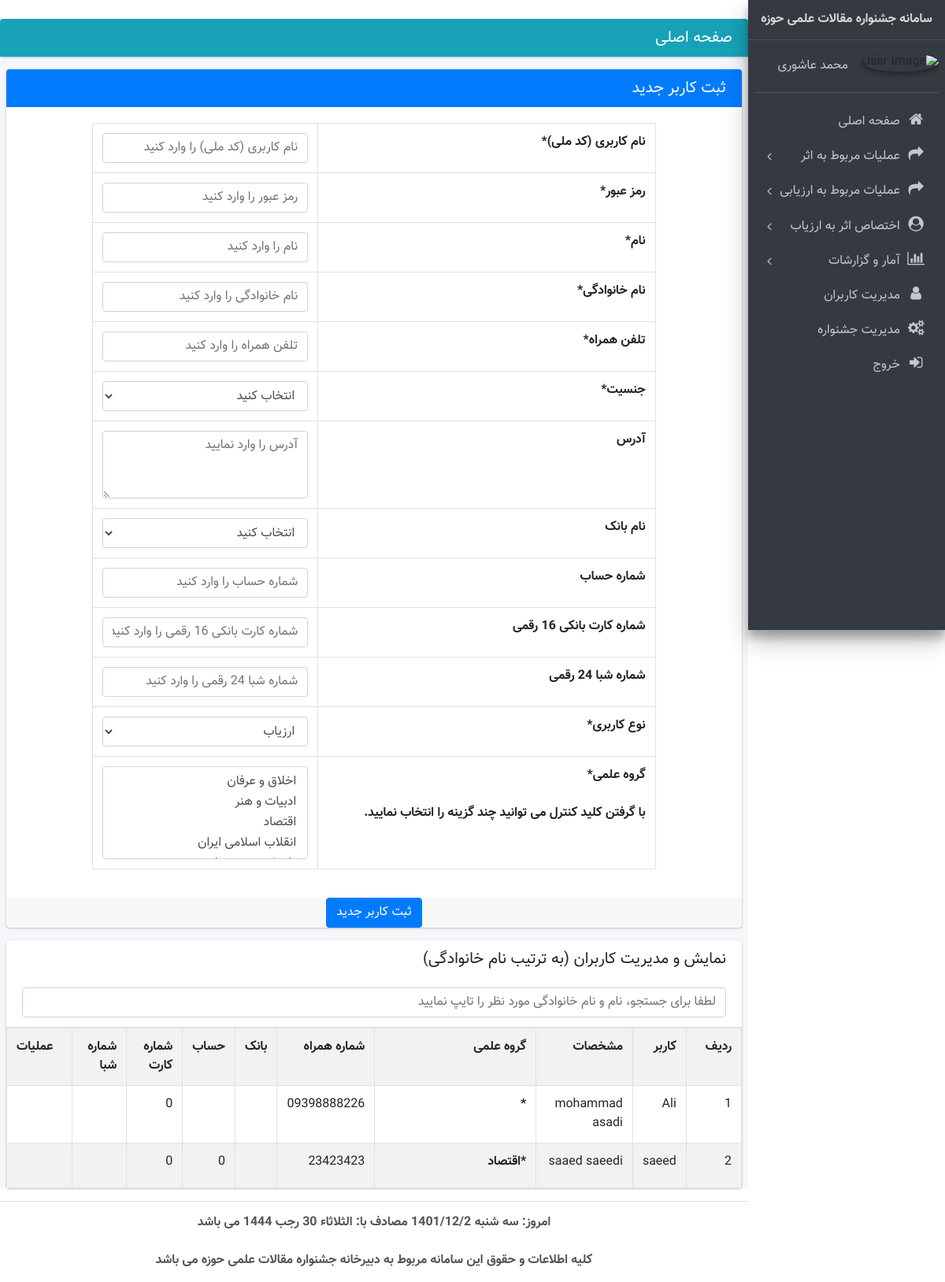
The page /user_manager.php (signed in) on the database its author committed.
### tables this page shows
CREATE TABLE IF NOT EXISTS `users` (
  `id` int NOT NULL AUTO_INCREMENT,
  `username` varchar(100) NOT NULL,
  `password` text NOT NULL,
  `name` varchar(100) NOT NULL,
  `family` varchar(100) NOT NULL,
  `gender` varchar(5) NOT NULL,
  `national_code` varchar(10) NOT NULL,
  `phone` varchar(11) DEFAULT NULL,
  `address` varchar(250) DEFAULT NULL,
  `bank_name` varchar(50) DEFAULT NULL,
  `date_added` varchar(25) NOT NULL,
  `edited_date` varchar(25) DEFAULT NULL,
  `shaba` varchar(24) NOT NULL,
  `bank_id` int DEFAULT NULL,
  `debit_card_id` int NOT NULL,
  `type` varchar(20) NOT NULL,
  `approved` tinyint NOT NULL DEFAULT '1',
  `scientific_group` varchar(100) DEFAULT NULL,
  `registrar` varchar(100) NOT NULL,
  `editor` varchar(100) DEFAULT NULL,
  PRIMARY KEY (`id`),
  KEY `users.bank_id to bank_list.id` (`bank_id`)
);

### config/jdf.php (called while the page is built, shortened)
<?php
function jdate($format,$timestamp='',$none='',$time_zone='Asia/Tehran',$tr_num='en'){
 $T_sec=0;
 $ts=$T_sec+(($timestamp==='')?time():tr_num($timestamp));
 $date=explode('_',date('H_i_j_n_O_P_s_w_Y',$ts));
 list($j_y,$j_m,$j_d)=gregorian_to_jalali($date[8],$date[3],$date[2]);
 $sl=strlen($format);
 $out='';
 for($i=0; $i<$sl; $i++){
  $sub=substr($format,$i,1);
  switch($sub){
	case'H':
	$out.=$date[0];
	break;
	case'i':
	$out.=$date[1];
	break;
	case'j':
	$out.=$j_d;
	break;
	case'l':
	$out.=jdate_words(array('rh'=>$date[7]),' ');
	break;
	case'n':
	$out.=$j_m;
	break;
	case's':
	$out.=$date[6];
	break;
	case'Y':
	$out.=$j_y;
	break;
	default:$out.=$sub;
  }
 }
 return($tr_num!='en')?tr_num($out,'fa','.'):$out;
}
function tr_num($str,$mod='en',$mf='٫'){
 $num_a=array('0','1','2','3','4','5','6','7','8','9','.');
 $key_a=array('۰','۱','۲','۳','۴','۵','۶','۷','۸','۹',$mf);
 return($mod=='fa')?str_replace($num_a,$key_a,$str):str_replace($key_a,$num_a,$str);
}
function jdate_words($array,$mod=''){
 foreach($array as $type=>$num){
  $num=(int)tr_num($num);
  switch($type){
	case'rh':
	$key=array('یکشنبه','دوشنبه','سه شنبه','چهارشنبه','پنجشنبه','جمعه','شنبه');
	$array[$type]=$key[$num];
	break;
  }
 }
 return($mod==='')?$array:implode($mod,$array);
}
function gregorian_to_jalali($gy,$gm,$gd,$mod=''){
	list($gy,$gm,$gd)=explode('_',tr_num($gy.'_'.$gm.'_'.$gd));
 $g_d_m=array(0,31,59,90,120,151,181,212,243,273,304,334);
 if($gy > 1600){
  $jy=979;
  $gy-=1600;
 }else{
  $jy=0;
  $gy-=621;
 }
 $gy2=($gm > 2)?($gy+1):$gy;
 $days=(365*$gy) +((int)(($gy2+3)/4)) -((int)(($gy2+99)/100)) +((int)(($gy2+399)/400)) -80 +$gd +$g_d_m[$gm-1];
 $jy+=33*((int)($days/12053));
 $days%=12053;
 $jy+=4*((int)($days/1461));
 $days%=1461;
 $jy+=(int)(($days-1)/365);
 if($days > 365)$days=($days-1)%365;
 if($days < 186){
  $jm=1+(int)($days/31);
  $jd=1+($days%31);
 }else{
  $jm=7+(int)(($days-186)/30);
  $jd=1+(($days-186)%30);
 }
 return($mod==='')?array($jy,$jm,$jd):$jy .$mod .$jm .$mod .$jd;
}

### user_manager.php (the view, shortened to what this page needs)
<?php include_once __DIR__.'/header.php'; ?>
<section class="content">
    <div class="card card-primary">
        <div class="card-header">
            <h3 class="card-title">ثبت کاربر جدید</h3>
        </div>
        <form role="form" method="post" action="build/php/inc/Add_User.php">
            <div class="card-body">
                <center>
                <table style="width: 80%" class="table table-bordered">
                    <tr>
                        <th>نام کاربری (کد ملی)*</th>
                        <td>
                            <input type="text" class="form-control" id="username" placeholder="نام کاربری (کد ملی) را وارد کنید" name="username">
                        </td>
                    </tr>
                    <tr>
                        <th>رمز عبور*</th>
                        <td>
                            <input type="password" class="form-control" id="password" placeholder="رمز عبور را وارد کنید" name="password">
                        </td>
                    </tr>
                    <tr>
                        <th>نام*</th>
                        <td>
                            <input type="text" class="form-control" id="name" placeholder="نام را وارد کنید" name="name">
                        </td>
                    </tr>
                    <tr>
                        <th>نام خانوادگی*</th>
                        <td>
                            <input type="text" class="form-control" id="family" placeholder="نام خانوادگی را وارد کنید" name="family">
                        </td>
                    </tr>
                    <tr>
                        <th>تلفن همراه*</th>
                        <td>
                            <input type="text" class="form-control" id="mobile" placeholder="تلفن همراه را وارد کنید" name="mobile">
                        </td>
                    </tr>
                    <tr>
                        <th>جنسیت*</th>
                        <td>
                            <select class="form-control" id="gender" name="gender">
                                <option selected disabled>انتخاب کنید</option>
                            </select>
                        </td>
                    </tr>
                    <tr>
                        <th>آدرس</th>
                        <td>
                            <textarea class="form-control" rows="3" placeholder="آدرس را وارد نمایید" id="address" name="address"></textarea>
                        </td>
                    </tr>
                    <tr>
                        <th>نام بانک</th>
                        <td>
                            <select class="form-control select2"  data-placeholder=""
                                    style="width: 100%;text-align: right" name="bank_name" id="bank_name">
                                <option disabled selected>انتخاب کنید</option>
                            </select>
                        </td>
                    </tr>
                    <tr>
                        <th>شماره حساب</th>
                        <td>
                            <input type="text" class="form-control" id="bank_id" placeholder="شماره حساب را وارد کنید" name="bank_id">
                        </td>
                    </tr>
                    <tr>
                        <th>شماره کارت بانکی 16 رقمی</th>
                        <td>
                            <input type="text" class="form-control" id="debit_card_id" placeholder="شماره کارت بانکی 16 رقمی را وارد کنید" name="debit_card_id">
                        </td>
                    </tr>
                    <tr>
                        <th>شماره شبا 24 رقمی</th>
                        <td>
                            <input type="text" class="form-control" id="shaba" placeholder="شماره شبا 24 رقمی را وارد کنید" name="shaba">
                        </td>
                    </tr>
                    <tr>
                        <th>نوع کاربری*</th>
                        <td>
                            <select class="form-control select2"  data-placeholder=""
                                    style="width: 100%;text-align: right" name="type" id="type">
                                <option value="0">ارزیاب</option>
                            </select>
                        </td>
                    </tr>
                    <tr>
                        <th>
                            گروه علمی*
                            <br><br>
                            با گرفتن کلید کنترل می توانید چند گزینه را انتخاب نمایید.
                        </th>
                        <td>
                            <select class="form-control select2"  multiple="multiple" data-placeholder="یک استان انتخاب کنید"
                                    style="width: 100%;text-align: right" name="scientific_group[]" id="scientific_group">
                                <?php
                                $query=mysqli_query($connection_maghalat,'select * from scientific_group order by name asc');
                                foreach ($query as $group_items):
                                ?>
                                <option value="<?php echo $group_items['name'] ?>"><?php echo $group_items['name'];?></option>
                                <?php endforeach; ?>
                            </select>
                        </td>
                    </tr>
                </table>
                </center>
            </div>
            <center>
                <div class="card-footer">
                    <button name="Add_User" type="submit" class="btn btn-primary">ثبت کاربر جدید</button>
                </div>
            </center>
        </form>
    </div>
    <div class="row">
        <div class="col-12">
            <div class="card">
                <div class="card-header">
                    <h3 class="card-title">نمایش و مدیریت کاربران (به ترتیب نام خانوادگی)</h3>
                    <br>
                    <div class="card-tools-user-manager">
                            <input type="search" name="table_search" class="form-control float-right" placeholder="لطفا برای جستجو، نام و نام خانوادگی مورد نظر را تایپ نمایید" onkeyup="myFunction()" id="myInput">
                    </div>
                </div>
                <div class="card-body table-responsive p-0">
                    <table class="table table-bordered table-striped" id="myTable">
                        <tr>
                            <th>ردیف</th>
                            <th>کاربر</th>
                            <th>مشخصات</th>
                            <th>گروه علمی</th>
                            <th>شماره همراه</th>
                            <th>بانک</th>
                            <th>حساب</th>
                            <th>شماره کارت</th>
                            <th>شماره شبا</th>
                            <th>عملیات</th>
                        </tr>
                        <?php
                        $a=1;
                        $SelectAllUsers=mysqli_query($connection_maghalat,"select * from users order by family asc");
                        foreach ($SelectAllUsers as $users):
                        ?>
                        <tr>
                            <td><?php echo $a;$a++; ?></td>
                            <td><?php echo $users['username']; ?></td>
                            <td><?php echo $users['name']. ' ' .$users['family']?></td>
                            <td ><?php
                                $groups=explode('||',$users['scientific_group']);
                                foreach ($groups as $itemgroups){
                                    echo '<label style="width: 180px">'.'*'.$itemgroups.'</label>'.'<br>';
                                }
                                ?></td>
                            <td><?php echo $users['phone'] ?></td>
                            <td><?php echo $users['bank_name'] ?></td>
                            <td><?php echo $users['bank_id'] ?></td>
                            <td><?php echo $users['debit_card_id'] ?></td>
                            <td><?php echo $users['shaba'] ?></td>
                            <td></td>
                        </tr>
                        <?php endforeach; ?>
                    </table>
                </div>
            </div>
        </div>
    </div>
</section>
</div>
<?php include_once __DIR__.'/footer.php'; ?>

### header.php (shortened to what this page needs)
<!DOCTYPE html>
<html lang="en" dir="rtl">
<head>
    <link rel="stylesheet" href="plugins/font-awesome/css/font-awesome.min.css">
    <link rel="stylesheet" href="dist/css/adminlte.min.css">
    <link rel="stylesheet" href="dist/css/bootstrap-rtl.min.css">
    <link rel="stylesheet" href="dist/css/custom-style.css">
    <link rel="stylesheet" href="https://maxcdn.bootstrapcdn.com/font-awesome/4.4.0/css/font-awesome.min.css">
    <link rel="stylesheet" href="/plugins/daterangepicker/daterangepicker-bs3.css">
    <link rel="stylesheet" href="plugins/iCheck/all.css">
    <link rel="stylesheet" href="plugins/colorpicker/bootstrap-colorpicker.min.css">
    <link rel="stylesheet" href="plugins/timepicker/bootstrap-timepicker.min.css">
    <link rel="stylesheet" href="/dist/css/persian-datepicker.min.css">
    <link rel="stylesheet" href="../../dist/css/bootstrap-rtl.min.css">
    <link rel="stylesheet" href="../../dist/css/custom-style.css">
</head>
<body class="hold-transition sidebar-mini">
<div class="wrapper">
-->
    <aside class="main-sidebar sidebar-dark-primary elevation-4">
        <a href="index.php" class="brand-link">
            <center>
                <span class="brand-text font-weight-bold">سامانه جشنواره مقالات علمی حوزه</span>
            </center>
        </a>
        <div class="sidebar">
            <div>
                <div class="user-panel mt-3 pb-3 mb-3 d-flex">
                    <div class="image">
                        <img src="" class="img-circle elevation-2" alt="User Image">
                    </div>
                    <div class="info">
                        <a href="#" class="d-block">محمد عاشوری</a>
                    </div>
                </div>
                <?php include_once __DIR__.'/menus.php'; ?>
            </div>
        </div>
    </aside>
    <div class="content-wrapper">
        <div class="card card-info">
            <div class="card-header">
                <h3 class="card-title">صفحه اصلی</h3>
            </div>
        </div>

### menus.php (shortened to what this page needs)
<nav class="mt-2">
    <ul class="nav nav-pills nav-sidebar flex-column" data-widget="treeview" role="menu" data-accordion="false">
        <li class="nav-item">
            <a href="index.php" class="nav-link">
                <i class="fa fa-home nav-icon"></i>
                <p>صفحه اصلی</p>
            </a>
        </li>
        <li class="nav-item has-treeview">
            <a href="#" class="nav-link">
                <i class="nav-icon fa fa-mail-forward"></i>
                <p>
                    عملیات مربوط به اثر
                    <i class="right fa fa-angle-left"></i>
                </p>
            </a>
        </li>
        <li class="nav-item has-treeview">
            <a href="#" class="nav-link">
                <i class="nav-icon fa fa-mail-forward"></i>
                <p>
                    عملیات مربوط به ارزیابی
                    <i class="right fa fa-angle-left"></i>
                </p>
            </a>
        </li>
        <li class="nav-item has-treeview">
            <a href="#" class="nav-link">
                <i class="nav-icon fa fa-user-circle"></i>
                <p>
                    اختصاص اثر به ارزیاب
                    <i class="right fa fa-angle-left"></i>
                </p>
            </a>
        </li>
        <li class="nav-item has-treeview">
            <a href="#" class="nav-link">
                <i class="nav-icon fa fa-bar-chart"></i>
                <p>
                    آمار و گزارشات
                    <i class="right fa fa-angle-left"></i>
                </p>
            </a>
        </li>
        <li class="nav-item">
            <a href="user_manager.php" class="nav-link">
                <i class="fa fa-user nav-icon"></i>
                <p>مدیریت کاربران</p>
            </a>
        </li>
        <li class="nav-item">
            <a href="festival_manager.php" class="nav-link">
                <i class="fa fa-cogs  nav-icon"></i>
                <p>مدیریت جشنواره</p>
            </a>
        </li>
        <li class="nav-item">
            <a href="logout.php" class="nav-link">
                <i class="fa fa-sign-in nav-icon"></i>
                <p>خروج</p>
            </a>
        </li>
    </ul>
</nav>

### footer.php (shortened to what this page needs)
<footer class="main-footer">
    <center>
        <strong>
            امروز:
            <?php
            $date=jdate("l Y/n/j");
            echo $date;
            ?>
            مصادف با:
            می باشد
            <br><br>
            کلیه اطلاعات و حقوق این سامانه مربوط به دبیرخانه جشنواره مقالات علمی حوزه می باشد
        </strong>
    </center>
</footer>
</div>
</body>
</html>

### rows shown on the page
users: username "Ali", name "mohammad", family "asadi", phone "09398888226", debit_card "0"
users: username "saeed", name "saaed", family "saeedi", scientific_group "اقتصاد", phone "23423423", bank "0", debit_card "0"

### other values the page prints
$date "سه شنبه 1401/12/2"
